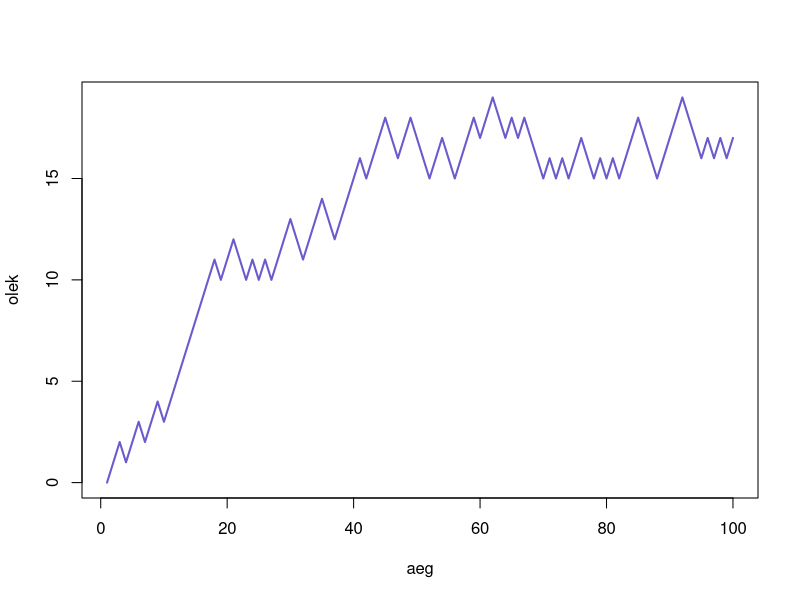

Here is the R script that generated this plot:
n = 100
m = 1

p = 0.51

#Bernoulli jaotuse generaator
rber = function(p) {
  return(rbinom(1,1,p))
}

teekonnad = matrix(nrow = m, ncol = n)
for (j in 1:m) {
  #if (j == 1) start = eelmine = Sys.time()
  Z = rep(NA, n)
  Z[1] = 0
  for (i in 2:n) {
    samm = 2*rber(p)-1
    if (Z[i-1] >= 0) {
      Z[i] = Z[i-1] + samm
    } else {
      Z[i] = Z[i-1] - samm
    }
  }
  teekonnad[j,] = Z
}

x = 1:n
plot(x, teekonnad[1,], type="l", col="slateblue", lwd=2, xlab="aeg",
     ylab="olek")

#Naasmistõenäosuste arvutamine
catalan = function(n) {
  return(choose(2*n,n)*(n+1))
}
ent_2n = function(n,p) {
  return(catalan(n-1)*(1-p)^(n)*p^(n-1))
}
sum(ent_2n(1:500, 0.98) )
